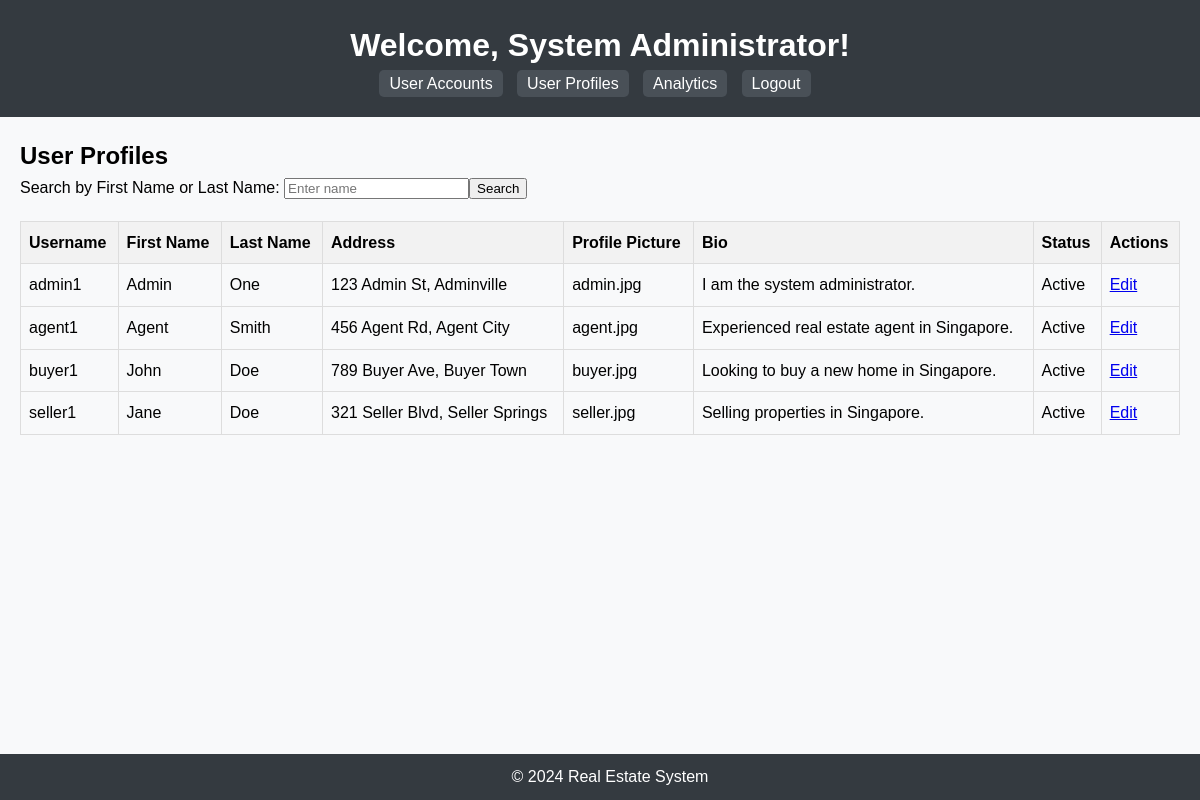
Page /admin/admin.php?action=profiles on the committed database.
### tables this page shows
CREATE TABLE UserProfiles (
    profile_id INT AUTO_INCREMENT PRIMARY KEY,
    user_id INT UNIQUE,
    first_name VARCHAR(100),
    last_name VARCHAR(100),
    address TEXT,
    profile_picture VARCHAR(255),
    bio TEXT,
    FOREIGN KEY (user_id) REFERENCES Users(user_id) ON DELETE CASCADE
);

CREATE TABLE Users (
    user_id INT AUTO_INCREMENT PRIMARY KEY,
    username VARCHAR(255) NOT NULL UNIQUE,
    password VARCHAR(255) NOT NULL,
    role ENUM('System Administrator', 'Real Estate Agent', 'Buyer', 'Seller') NOT NULL,
    email VARCHAR(255),
    phone VARCHAR(20),
    is_active BOOLEAN DEFAULT TRUE,
    last_login TIMESTAMP,
    created_at TIMESTAMP DEFAULT CURRENT_TIMESTAMP
);

### admin/admin.php (the view, shortened to what this page needs)
<!DOCTYPE html>
<html lang="en">
<head>
    <link rel="stylesheet" type="text/css" href="admin.css">
</head>
<body>
    <header>
        <h1>Welcome, System Administrator!</h1>
        <nav>
            <ul>
                <li><a href="admin.php?action=users">User Accounts</a></li>
                <li><a href="admin.php?action=profiles">User Profiles</a></li>
                <li><a href="Analytics.php?action=analytics">Analytics</a></li>
                <li><a href="logout.php">Logout</a></li>
            </ul>
        </nav>
    </header>
    <main>
        <?php
        $servername = "localhost";
        $username = "root";
        $password = "";
        $dbname = "RES";
        $conn = new mysqli($servername, $username, $password, $dbname);
        $action = isset($_GET['action']) ? $_GET['action'] : 'users';
        if ($action === 'users') {
            echo "<h2>User Accounts</h2>";
            echo "<form method='GET'>";
            echo "<input type='hidden' name='action' value='users'>";
            echo "<label for='search'>Search by Username: </label>";
            echo "<input type='text' id='search' name='search' placeholder='Enter username'>";
            echo "<button type='submit'>Search</button>";
            echo "</form>";
            echo "<table>";
            echo "<thead>";
            echo "<tr>";
            echo "<th>Username</th>";
            echo "<th>Email</th>";
            echo "<th>Status</th>";
            echo "<th>Password</th>";
            echo "<th>Actions</th>";
            echo "</tr>";
            echo "</thead>";
            echo "<tbody>";
            $sql = "SELECT user_id, username, email, is_active, password FROM Users";
            if (isset($_GET['search']) && !empty($_GET['search'])) {
                $search = $conn->real_escape_string($_GET['search']);
                $sql .= " WHERE username LIKE '%$search%'";
            }
            $result = $conn->query($sql);
            if ($result->num_rows > 0) {
                while ($row = $result->fetch_assoc()) {
                    echo "<tr>";
                    echo "<td>{$row['username']}</td>";
                    echo "<td>{$row['email']}</td>";
                    echo "<td>".($row['is_active'] ? 'Active' : 'Suspended')."</td>";
                    echo "<td>";
                    echo "<input type='password' value='{$row['password']}' id='password_{$row['user_id']}' disabled>";
                    echo "<input type='checkbox' onchange='togglePassword({$row['user_id']})'> Show Password";
                    echo "</td>";
                    echo "<td>";
                    echo "<a href='edit_user.php?id={$row['user_id']}'>Edit</a> | ";
                    if ($row['is_active']) {
                        echo "<a href='suspend_unsuspend_user.php?id={$row['user_id']}&action=suspend'>Suspend</a>";
                    } else {
                        echo "<a href='suspend_unsuspend_user.php?id={$row['user_id']}&action=unsuspend'>Unsuspend</a>";
                    }
                    echo " | <a href='delete_user.php?id={$row['user_id']}' onclick='return confirm(\"Are you sure you want to delete this user?\");'>Delete</a>";
                    echo "</td>";
                    echo "</tr>";
                }
            } else {
                echo "<tr><td colspan='5'>No users found</td></tr>";
            }
            echo "</tbody>";
            echo "</table>";
        } elseif ($action === 'profiles') {
            echo "<h2>User Profiles</h2>";
            echo "<form method='GET'>";
            echo "<label for='search'>Search by First Name or Last Name: </label>";
            echo "<input type='text' id='search' name='search' placeholder='Enter name'>";
            echo "<button type='submit'>Search</button>";
            echo "</form>";
            echo "<table>";
            echo "<thead>";
            echo "<tr>";
            echo "<th>Username</th>";
            echo "<th>First Name</th>";
            echo "<th>Last Name</th>";
            echo "<th>Address</th>";
            echo "<th>Profile Picture</th>";
            echo "<th>Bio</th>";
            echo "<th>Status</th>";
            echo "<th>Actions</th>";
            echo "</tr>";
            echo "</thead>";
            echo "<tbody>";
            $sql = "SELECT u.username, up.user_id, up.first_name, up.last_name, up.address, up.profile_picture, up.bio, u.is_active
            FROM UserProfiles up
            INNER JOIN Users u ON up.user_id = u.user_id";
    $result = $conn->query($sql);
            if ($result->num_rows > 0) {
                while ($row = $result->fetch_assoc()) {
                    echo "<tr>";
                    echo "<td>{$row['username']}</td>";
                    echo "<td>{$row['first_name']}</td>";
                    echo "<td>{$row['last_name']}</td>";
                    echo "<td>{$row['address']}</td>";
                    echo "<td>{$row['profile_picture']}</td>";
                    echo "<td>{$row['bio']}</td>";
                    echo "<td>".($row['is_active'] ? 'Active' : 'Suspended')."</td>";
                    echo "<td>
                            <a href='edit_profile.php?id={$row['user_id']}'>Edit</a>
                          </td>";
                    echo "</tr>";
                }
            } else {
                echo "<tr><td colspan='8'>No user profiles found</td></tr>";
            }
            echo "</tbody>";
            echo "</table>";
        }
        ?>
    </main>
    <footer>
        &copy; <?php echo date("Y"); ?> Real Estate System
    </footer>
</body>
</html>

### admin/Admin.css (style rules this page uses)
body, h1, h2, h3, p, ul, li, table { margin: 0; padding: 0; }
body { font-family: Arial, sans-serif; line-height: 1.6; background-color: #f8f9fa; }
header { background-color: #343a40; color: #fff; padding: 20px; text-align: center; }
nav ul { list-style-type: none; }
nav ul li { display: inline; margin-right: 10px; }
nav ul li a { color: #fff; text-decoration: none; padding: 5px 10px; border-radius: 5px; background-color: #495057; }
main { padding: 20px; }
footer { text-align: center; padding: 10px; background-color: #343a40; color: #fff; position: fixed; bottom: 0; left: 0; width: 100%; }

### admin/admin.php (style rules this page uses)
table { width: 100%; border-collapse: collapse; margin-top: 20px; }
th, td { border: 1px solid #ddd; padding: 8px; text-align: left; }
th { background-color: #f2f2f2; }

### rows in the picture
userprofiles: user.username "admin1", first_name "Admin", last_name "One", address "123 Admin St, Adminville", profile_picture "admin.jpg", bio "I am the system administrator."
userprofiles: user.username "agent1", first_name "Agent", last_name "Smith", address "456 Agent Rd, Agent City", profile_picture "agent.jpg", bio "Experienced real estate agent in Singapore."
userprofiles: user.username "buyer1", first_name "John", last_name "Doe", address "789 Buyer Ave, Buyer Town", profile_picture "buyer.jpg", bio "Looking to buy a new home in Singapore."
userprofiles: user.username "seller1", first_name "Jane", last_name "Doe", address "321 Seller Blvd, Seller Springs", profile_picture "seller.jpg", bio "Selling properties in Singapore."
